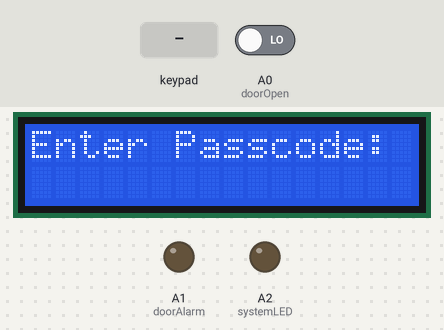
A sketch run on a simulated Arduino Uno, built with avr-gcc and run on an emulated ATmega328P. Parts: 16×2 character LCD, output pins drawn as LEDs (lit = HIGH). The inputs (shaded band) are chosen by the test bench; at power-on: A0 (doorOpen) LOW.

Above: at 1.2 s.
1.3 s: keypad keys 1 2 3 4 5 # pressed 0.4 s apart
At 3.9 s:
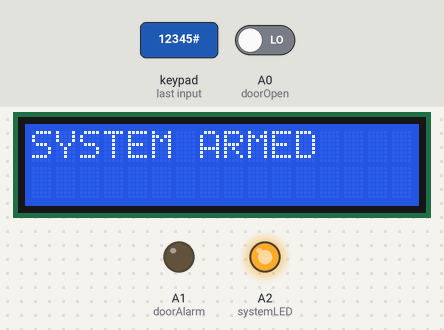
6.7 s: key 'A' pressed
At 7.9 s:
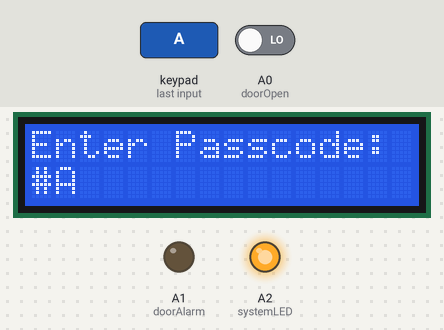
8.2 s: keypad keys 1 2 3 4 5 * pressed 0.4 s apart
At 10.0 s:
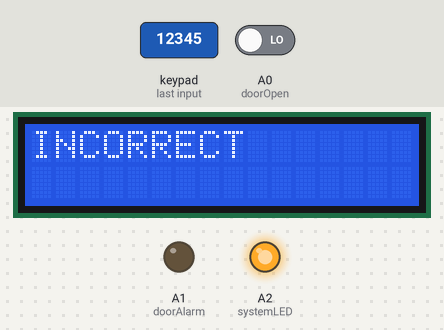
13.6 s: key 'B' pressed
At 14.1 s:
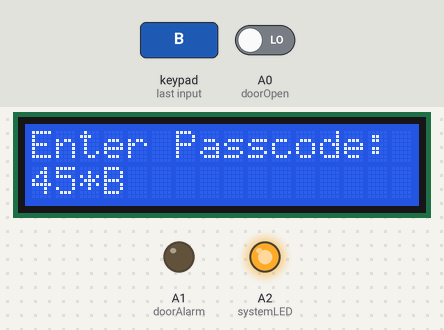
15.1 s: key 'C' pressed
At 15.15 s:
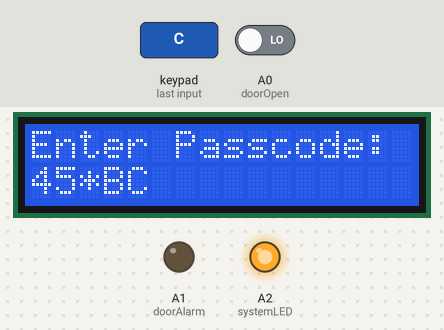
16.7 s: keypad keys 1 2 3 4 5 A pressed 0.4 s apart
At 20.2 s:
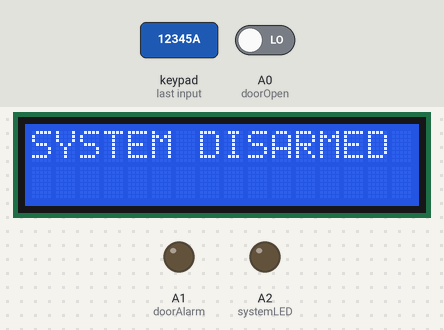
Timing chart, 0 to 21.7 s (numbered marks = the images above; inputs shaded):
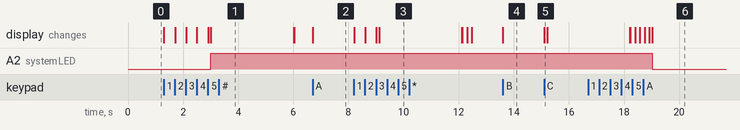

The sketch:

KeypadProject.ino
```cpp
//Jack Edgely 11/10/2022
#include <Password.h>                                     //Password library
#include <LiquidCrystal.h>                                //LCD library - NOT LiquidCrystal_I2C.h!!!!!!!!!!!!!!!!!!
#include <Keypad.h>                                       //Keypad library

//These are variables that can be changed
Password password = Password("12345");                    //1, 2, 3, 4, 5, 6, 7, 8, 9, 0, A, B, C, D, *, #
LiquidCrystal lcd = LiquidCrystal(8, 9, 10, 11, 12, 13);  //Pins which the LCD is connected
const byte doorOpen = A0;                                 //Pin which the door sensor is connected
const byte doorAlarm = A1;                                //Pin which the alarm LED is connected
const byte systemLED = A2;                                //Pin which the system active LED is connected
char passwordLength = 5;                                  //Password length variable - must be equal to length of password class. E.g. Password("1234") --> passwordLength
unsigned long alarmGracePeriod = 30000;                   //How long between alarm being tripped and alarm going off

//These are variables you shouldn't change
char alarmTripped = 0;                                    //Since system is disabled, alarmTripped should be disabled.
char systemEnable = 0;                                    //System starts disabled  - You could change this, but why would you?
char inputLength = 0;                                     //Input length starts at 0 - Please don't touch, otherwise 1st password input will always be incorrect due to auto-evaluate function
const byte numRows = 4;                                   //Keypad rows and columns
const byte numClms = 4;                                   //Only reason to change this is if your keypad is not a 4x4
unsigned long alarmTimer = 0;                             //Needed for an if-loop case, don't touch, otherwise alarm LED will never go off

char keymap[numRows][numClms] = {{'1', '2', '3', 'A'},    //Initializes the keymap with the same layout as the physical keypad
                                 {'4', '5', '6', 'B'},
								                 {'7', '8', '9', 'C'},
								                 {'*', '0', '#', 'D'}};

byte rowPins[numRows] = {7, 6, 5, 4 };                    //Connect keypad ROW0, ROW1, ROW2 and ROW3 to these Arduino pins in this order
byte clmPins[numClms] = {3, A3, A4, A5 };                 //Connect keypad COL0, COL1, COL2 and COL3 to these Arduino pins in this order

Keypad myKeypad = Keypad(makeKeymap(keymap), rowPins, clmPins, numRows, numClms);

void setup(){
  pinMode(doorOpen, INPUT);                               //Starts led, as well as telling the system which pins will be input and output
  pinMode(doorAlarm, OUTPUT);
  pinMode(systemLED, OUTPUT);
  lcd.begin(16,2);
  lcd.setCursor(0,0);
  lcd.print("Enter Passcode:");
  lcd.setCursor(0,1);
  Serial.begin(9600);
}
void loop(){
  char keyInput = myKeypad.getKey();
  if (keyInput != NO_KEY){
    inputLength = inputLength + 1;                        //Keypad input increments the input length by +1, needed for password auto - evaluation
    lcd.print(keyInput);
    password.append(keyInput);                            //System counts the key input towards the password
    delay(100);                                           //Allows user to see final input - otherwise the code is too quick, wipes result and displays SYSTEM ARMED or equivalent
  }                                                       //100ms is fast enough for human eye to register and still feel seamless.
  if (inputLength == passwordLength){
  checkPassword();
  }
  while (systemEnable == 1){                              //While system is enabled
    if (alarmTripped == 1){                               //If the alarm is tripped
      if (millis() - alarmTimer >= alarmGracePeriod){     //If the time elapsed has exceeded the grace period
        alarmTimer = 0;                                   //Reset timer
        digitalWrite(doorAlarm, HIGH);                    //Turn on LED
        break;
      }
    }
    if (digitalRead(doorAlarm) == LOW){                   //If the alarm is not active
      if (digitalRead(doorOpen) == LOW){                  //AND if the door is closed
       return(0);                                         //This if loop seems useless, but without it, unless the door is open, there can be no user input
      }
      if (digitalRead(doorOpen) == HIGH){                 //OR if  the door is open
        alarmTripped = 1;                                 //Set the alarm as tripped
        if (alarmTimer == 0){                             //If the timer has not been started
          alarmTimer = millis();                          //Set equal to current time
        }
        if (alarmTimer != 0){                             //If the alarmTimer has been set
          return(0);                                      //Move on - necessary because if the door is open the program doesnt accept inputs
        }
      }
    }
  }
}
void checkPassword(){
  if (password.evaluate()){                               //If password is correct...
    switch (systemEnable){
      case 0:                                             //AND if system is NOT ENABLED
        if (digitalRead(doorOpen) == LOW){                //AND if door is CLOSED --> Arm system (doorOpen == 1 means door is open)
        password.reset();
        lcd.clear();
        lcd.setCursor(0,0);
        lcd.print("SYSTEM ARMED");
        digitalWrite(systemLED, HIGH);
        delay(3000);
        lcd.setCursor(0,0);
        lcd.print("Enter Passcode:");
        lcd.setCursor(0,1);
        inputLength = 0;                                  //Set inputLength back to 0, otherwise the password auto-evaluate only works once
        systemEnable = 1;                                 //Turn on the alarm system
        return(0);
        }
        else{
        password.reset();                                 //Door has to be closed for the alarm to be set... stops auto-triggering the alarm
        lcd.clear();
        lcd.setCursor(0,0);
        lcd.print("NOT SECURED");
        delay(3000);
        lcd.setCursor(0,0);
        lcd.print("Enter Passcode:");
        lcd.setCursor(0,1);
        inputLength = 0;
        return(0);
        }
      case 1:                                             //OR if the system is ENABLED
        password.reset();
        lcd.clear();
        lcd.setCursor(0,0);
        lcd.print("SYSTEM DISARMED");
        digitalWrite(doorAlarm, LOW);
        digitalWrite(systemLED, LOW);
        delay(3000);
        lcd.setCursor(0,0);
        lcd.print("Enter Passcode:");
        lcd.setCursor(0,1);
        inputLength = 0;
        systemEnable = 0;
        alarmTripped = 0;                                   //Set the alarm as not tripped. Needed for the delay between doorOpen = 1 and doorAlarm becoming HIGH
        return(0);
      }
    }
  else{                                                   //If password is incorrect
    password.reset();
    lcd.clear();
    lcd.setCursor(0,0);
    lcd.print("INCORRECT");
    delay(3000);
    lcd.setCursor(0,0);
    lcd.print("Enter Passcode:");
    lcd.setCursor(0,1);
    inputLength = 0;
  }
}
```

Measured:
- after the input at 1.3 s, A2 (systemLED): LOW → HIGH after 1.7 s; the display: first changes at once (image 1 shows a later state)
- after the input at 6.7 s, the display: changes at once (image 2)
- after the input at 8.2 s, the display: first changes at once (image 3 shows a later state)
- after the input at 13.6 s, the display: changes at once (image 4)
- after the input at 15.1 s, the display: changes at once (image 5)
- after the input at 16.7 s, A2 (systemLED): HIGH → LOW after 2.3 s; the display: first differs from a run without the input after 1.5 s (image 6 shows a later state)
